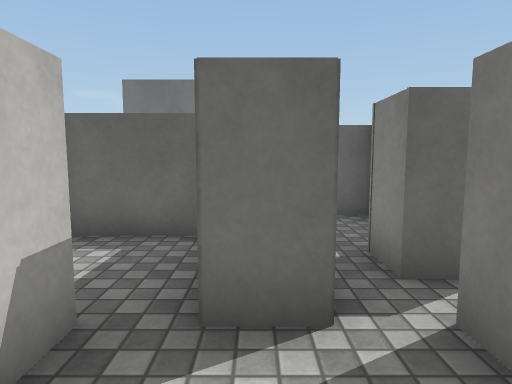
[1] (above)

13 first-person views from a walk through a Unity game level. The camera is 1.3 m above the floor, tilts 6° down and sees 75° across. The floor is counted in squares, 1 m on a side. Each view is taken from the middle of a square. On the plan, view 1 faces up. The plan holds only what a view shows up to about 14 squares ahead; the rest is blank. The place goes on beyond the plan. Surface patterns are stand-ins for the level's own textures.

[2]
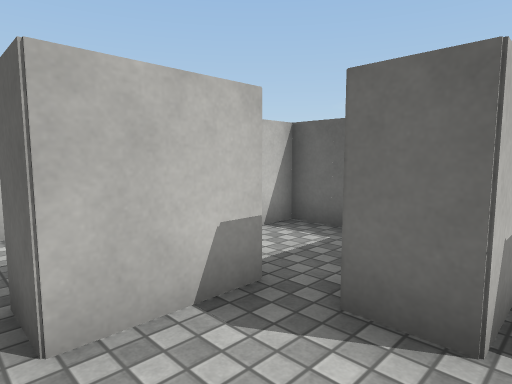

[3]
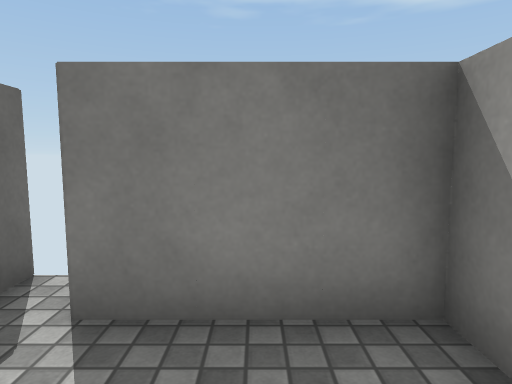

[4]
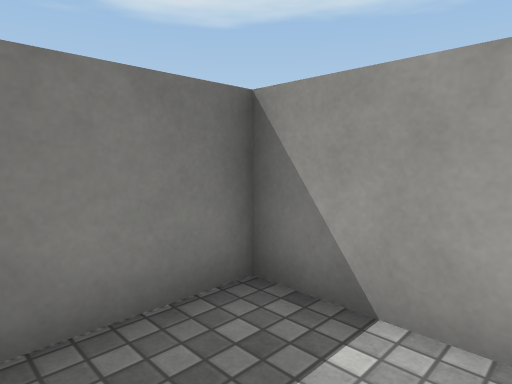

[5]
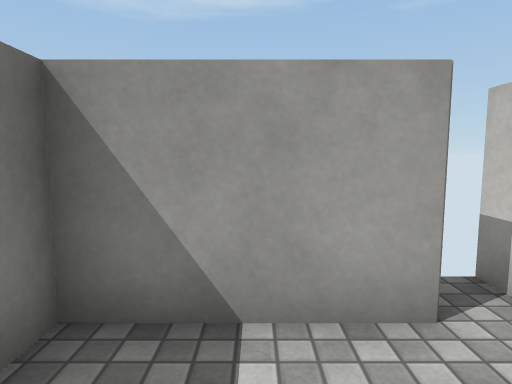

[6]
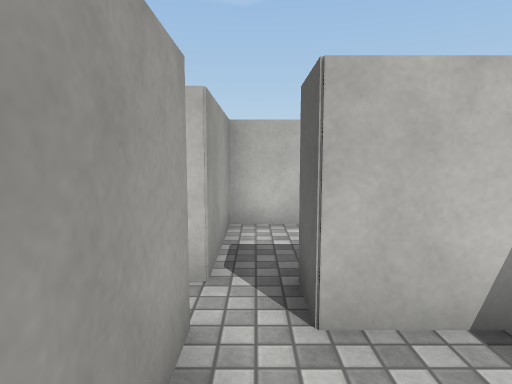

[7]
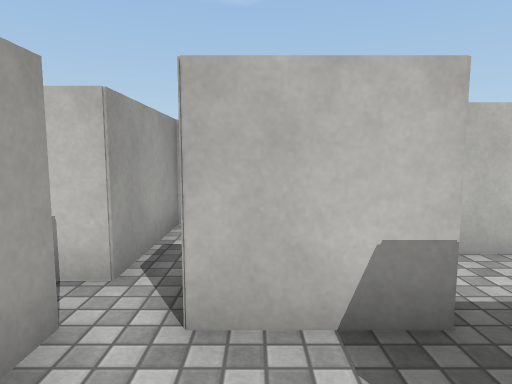

[8]
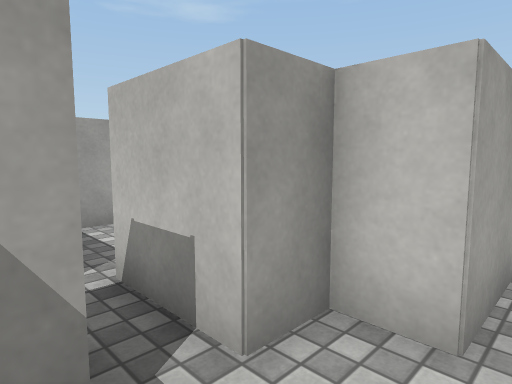

[9]
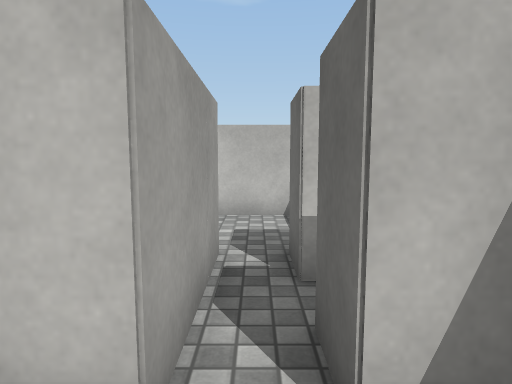

[10]
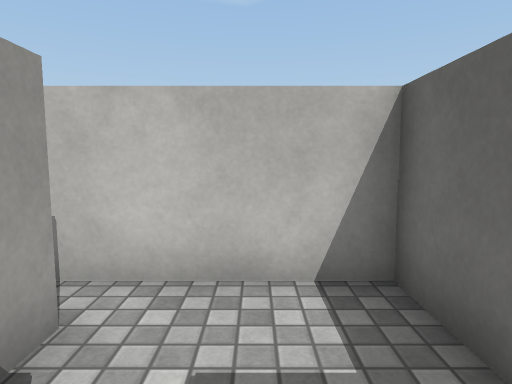

[11]
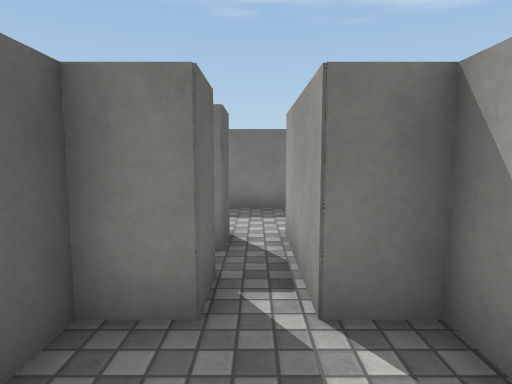

[12]
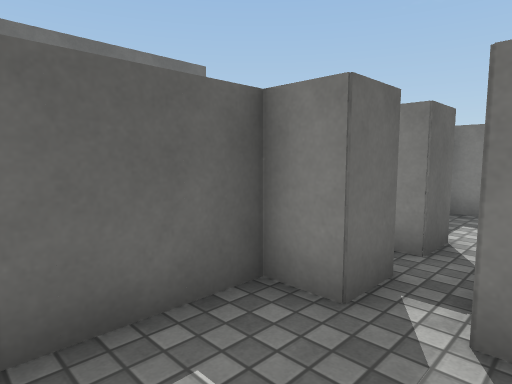

[13]
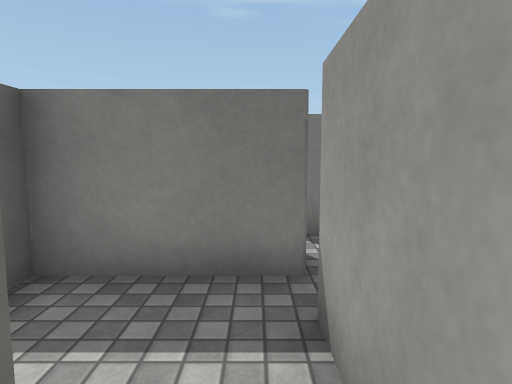

### Floor plan
Points are (right, up) in squares from view 1. A wall is a line through its corners. A room is listed if a view was taken in it or the views show most of it. See-through windows are left out.
Room 1 (views 1, 2, 3, 4, 5, 6, 7, 13)
walls: (-3.5, 2.5) (-2.5, 2.5); (-1.5, -0.5) (1.6, -0.5) (1.6, 0.6); (-0.4, 5.4) (-3.4, 5.4) (-3.4, 3.6); (-0.4, 5.5) (-0.4, 4.5); (2.6, 3.4) (1.6, 3.4) (1.6, 4.5); (-5.4, 0.9) (-5.4, -0.5) (-2.4, -0.5) (-2.4, -1.6)
ways out: opening at (1, 5) to room 2; opening at (-6, 4) to room 3
objects: other object (-2, 1) to (-2, 2); other object (0, 3); other object (0, 4); other object (2, 1); other object (2, 2)
Room 2 (views 8, 9)
walls: (2.6, 5.1) (2.6, 7.4) (1.8, 7.4)
ways out: opening at (1, 5) to room 1; opening at (-0.5, 6) to room 3
Room 3 (views 10, 11, 12)
walls: (-3.4, 7.4) (-6.4, 7.4) (-6.4, 3.9); (-2.4, 6.4) (-3.4, 6.4); (-5.5, 4.5) (-3.4, 4.5) (-3.4, 5.5) (-0.4, 5.5); (-0.4, 6.4) (-1.4, 6.4) (-1.4, 6.9)
ways out: opening at (-6, 4) to room 1; opening at (-0.5, 6) to room 2; opening at (-2, 7)

Where each view was taken, in squares from view 1:
view 1: 0 up, 0 right, facing up
view 2: 0 up, 1 right, facing up-left
view 3: 1 up, 1 left, facing right
view 4: 2 up, 1 left, facing down-right
view 5: 2 up, 0 right, facing down
view 6: 0 up, 1 right, facing left
view 7: 1 up, 1 right, facing left
view 8: 6 up, 2 right, facing down-left
view 9: 6 up, 1 right, facing left
view 10: 6 up, 3 left, facing left
view 11: 6 up, 6 left, facing right
view 12: 5 up, 6 left, facing up-right
view 13: 3 up, 4 left, facing right
